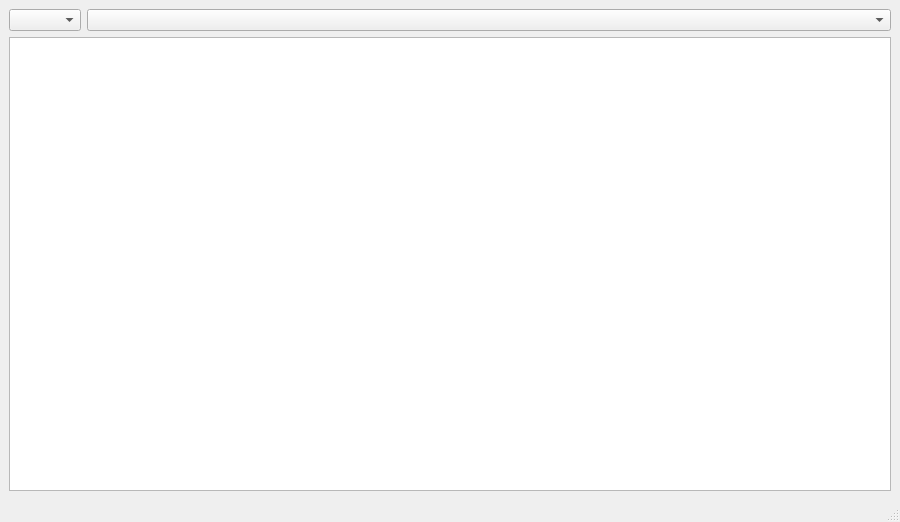
<?xml version="1.0" encoding="UTF-8"?>
<ui version="4.0">
 <class>MainWindow</class>
 <widget class="QMainWindow" name="MainWindow">
  <property name="geometry">
   <rect>
    <x>0</x>
    <y>0</y>
    <width>728</width>
    <height>470</height>
   </rect>
  </property>
  <property name="windowTitle">
   <string>MainWindow</string>
  </property>
  <widget class="QWidget" name="centralwidget">
   <property name="minimumSize">
    <size>
     <width>900</width>
     <height>500</height>
    </size>
   </property>
   <layout class="QGridLayout" name="gridLayout">
    <item row="0" column="1">
     <layout class="QHBoxLayout" name="layout_cbxes">
      <item>
       <widget class="QComboBox" name="cbx_ar_pos">
        <property name="sizePolicy">
         <sizepolicy hsizetype="Fixed" vsizetype="Fixed">
          <horstretch>0</horstretch>
          <verstretch>0</verstretch>
         </sizepolicy>
        </property>
        <property name="styleSheet">
         <string notr="true"/>
        </property>
       </widget>
      </item>
      <item>
       <widget class="QComboBox" name="cbx_jsons"/>
      </item>
     </layout>
    </item>
    <item row="1" column="1">
     <layout class="QVBoxLayout" name="layout_content">
      <item>
       <widget class="QTableWidget" name="table_content"/>
      </item>
     </layout>
    </item>
   </layout>
  </widget>
  <widget class="QMenuBar" name="menubar">
   <property name="geometry">
    <rect>
     <x>0</x>
     <y>0</y>
     <width>728</width>
     <height>24</height>
    </rect>
   </property>
  </widget>
  <widget class="QStatusBar" name="statusbar"/>
 </widget>
 <resources/>
 <connections/>
</ui>
